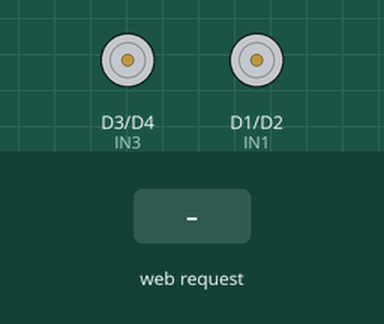
Recording of a sketch running on a simulated ESP8266 (NodeMCU). Parts: motor-driver pin pairs drawn as motors (green arrow = first pin HIGH = forward, orange = second pin HIGH = backward, longer = more drive). The inputs (shaded band) are chosen by the test bench. What the sketch prints to the serial monitor is not drawn.

Above: at 1.2 s.
1.3 s: HTTP request GET /?State=F received
At 1.7 s:
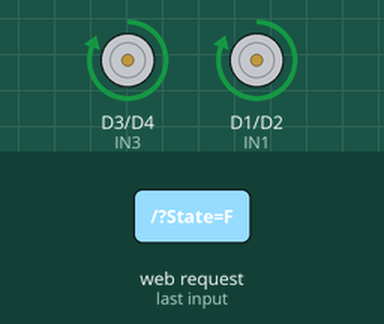
2.8 s: HTTP request GET /?State=B received
At 4.0 s:
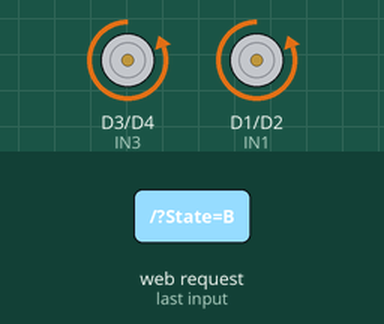
4.3 s: HTTP request GET /?State=L received
At 5.2 s:
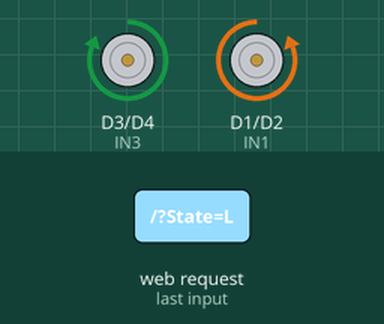
5.8 s: HTTP request GET / received
At 6.3 s:
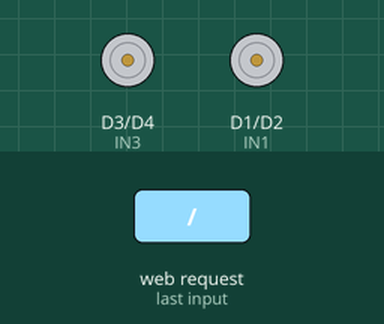
Timing chart, 0 to 8.3 s (numbered marks = the images above; inputs shaded):
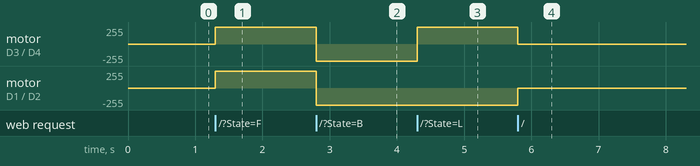

Measured:
- after the input at 1.3 s, motor on D3 (IN3) / D4 (IN4), motor on D1 (IN1) / D2 (IN2): stopped → forward 255/255 at once
- after the input at 2.8 s, motor on D3 (IN3) / D4 (IN4), motor on D1 (IN1) / D2 (IN2): forward 255/255 → backward 255/255 at once
- after the input at 4.3 s, motor on D3 (IN3) / D4 (IN4): backward 255/255 → forward 255/255 at once
- after the input at 5.8 s, motor on D3 (IN3) / D4 (IN4): forward 255/255 → stopped at once; motor on D1 (IN1) / D2 (IN2): backward 255/255 → stopped at once

The sketch:

WifiCar.ino
```cpp
// Define motor pins
#define IN1 D1   // IN1 pin for motor A
#define IN2 D2   // IN2 pin for motor A
#define IN3 D3   // IN3 pin for motor B
#define IN4 D4    // IN4 pin for motor B


#include <ESP8266WiFi.h>
#include <WiFiClient.h>
#include <ESP8266WebServer.h>

String command;             //String to store app command state.


const char* ssid = "RoboCar2";
ESP8266WebServer server(80);

// Function to move forward
void moveForward() {
  digitalWrite(IN1, HIGH);
  digitalWrite(IN2, LOW);
  digitalWrite(IN3, HIGH);
  digitalWrite(IN4, LOW);
}

// Function to move backward
void moveBackward() {
  digitalWrite(IN1, LOW);
  digitalWrite(IN2, HIGH);
  digitalWrite(IN3, LOW);
  digitalWrite(IN4, HIGH);
}

// Function to turn right
void turnRight() {
  digitalWrite(IN1, HIGH);
  digitalWrite(IN2, LOW);
  digitalWrite(IN3, LOW);
  digitalWrite(IN4, HIGH);
}

// Function to turn left
void turnLeft() {
  digitalWrite(IN1, LOW);
  digitalWrite(IN2, HIGH);
  digitalWrite(IN3, HIGH);
  digitalWrite(IN4, LOW);
}

// Function to stop the car
void stop() {
  digitalWrite(IN1, LOW);
  digitalWrite(IN2, LOW);
  digitalWrite(IN3, LOW);
  digitalWrite(IN4, LOW);
}


void setup() {
  // Set all the motor control pins to outputs
  pinMode(IN1, OUTPUT);
  pinMode(IN2, OUTPUT);
  pinMode(IN3, OUTPUT);
  pinMode(IN4, OUTPUT);

  // Initialize motors to off


    Serial.begin(115200);

// Connecting WiFi

  WiFi.mode(WIFI_AP);
  WiFi.softAP(ssid);

  IPAddress myIP = WiFi.softAPIP();
  Serial.print("AP IP address: ");
  Serial.println(myIP);
// Starting WEB-server
     server.on ( "/", HTTP_handleRoot );
     server.onNotFound ( HTTP_handleRoot );
     server.begin();


      stop();
}

void loop() {

  server.handleClient();

      command = server.arg("State");
      Serial.println(command);
      if (command == "S")
      {
        stop();

        Serial.println("No");
      }else if(command == "F")
      {
        moveForward();

        Serial.println("F");
      }
      else if(command == "B")
      {
        moveBackward();

        Serial.println("B");
      }
      else if(command == "L")
      {
        turnLeft();

        Serial.println("L");
      }
      else if(command == "R")
      {
        turnRight();

        Serial.println("R");
      }
      else
      {
        stop();
        Serial.println("S");
      }


}

void HTTP_handleRoot(void) {

if( server.hasArg("State") ){
       Serial.println(server.arg("State"));
  }
  server.send ( 200, "text/html", "" );

}
```
